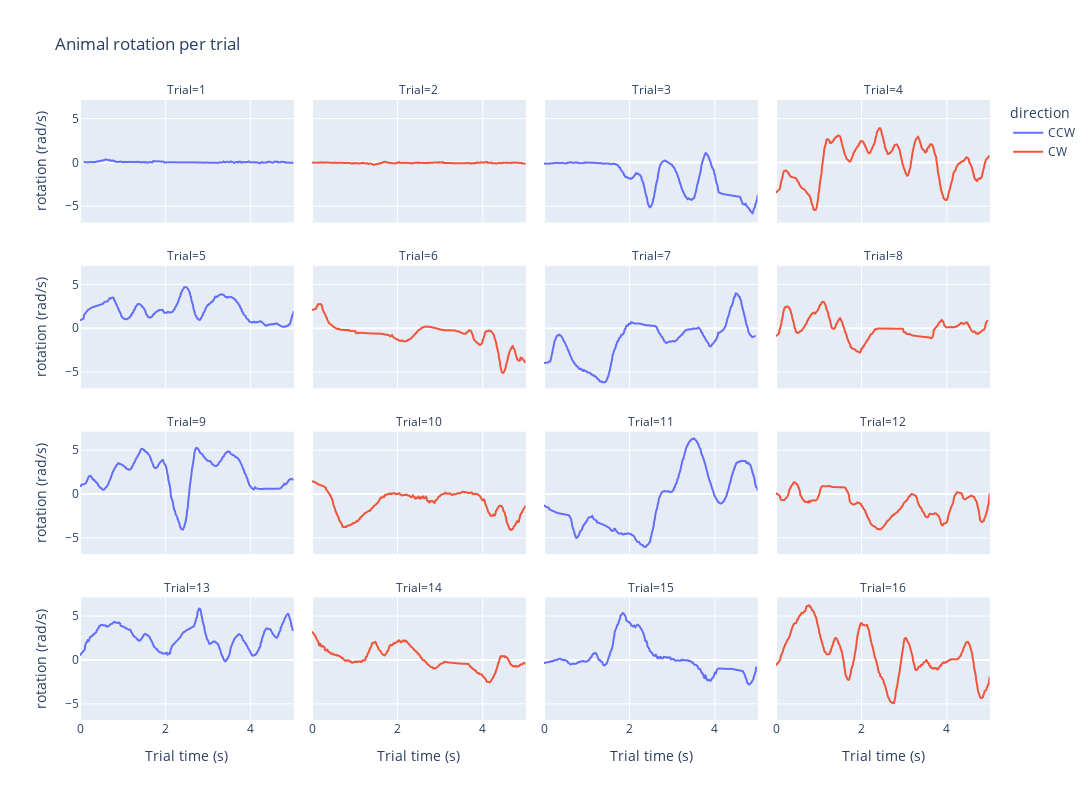

Here is the notebook cell this chart was saved with:
### Code cell
plot_rotation_per_trial(df).show()

## Only plot specific trials
#plot_rotation_per_trial(df[df['trial_number'].isin([1,2])]).show()

### Figure 1 — Plotly figure (JSON) as saved in the notebook; plotly's stock layout.template omitted (floating-point values rounded to 4 significant figures; data arrays with more than 128 entries replaced by an {"elided": "..."} marker saying what was removed)
{"data": [{"hovertemplate": "direction=CCW<br>Trial=1<br>Trial time (s)=%{x}<br>rotation (rad/s)=%{y}<extra></extra>", "legendgroup": "CCW", "line": {"color": "#636efa", "dash": "solid"}, "marker": {"symbol": "circle"}, "mode": "lines", "name": "CCW", "showlegend": true, "type": "scattergl", "x": {"elided": "260 float values"}, "xaxis": "x13", "y": {"elided": "260 float values"}, "yaxis": "y13"}, {"hovertemplate": "direction=CCW<br>Trial=3<br>Trial time (s)=%{x}<br>rotation (rad/s)=%{y}<extra></extra>", "legendgroup": "CCW", "line": {"color": "#636efa", "dash": "solid"}, "marker": {"symbol": "circle"}, "mode": "lines", "name": "CCW", "showlegend": false, "type": "scattergl", "x": {"elided": "272 float values"}, "xaxis": "x15", "y": {"elided": "272 float values"}, "yaxis": "y15"}, {"hovertemplate": "direction=CCW<br>Trial=5<br>Trial time (s)=%{x}<br>rotation (rad/s)=%{y}<extra></extra>", "legendgroup": "CCW", "line": {"color": "#636efa", "dash": "solid"}, "marker": {"symbol": "circle"}, "mode": "lines", "name": "CCW", "showlegend": false, "type": "scattergl", "x": {"elided": "272 float values"}, "xaxis": "x9", "y": {"elided": "272 float values"}, "yaxis": "y9"}, {"hovertemplate": "direction=CCW<br>Trial=7<br>Trial time (s)=%{x}<br>rotation (rad/s)=%{y}<extra></extra>", "legendgroup": "CCW", "line": {"color": "#636efa", "dash": "solid"}, "marker": {"symbol": "circle"}, "mode": "lines", "name": "CCW", "showlegend": false, "type": "scattergl", "x": {"elided": "261 float values"}, "xaxis": "x11", "y": {"elided": "261 float values"}, "yaxis": "y11"}, {"hovertemplate": "direction=CCW<br>Trial=9<br>Trial time (s)=%{x}<br>rotation (rad/s)=%{y}<extra></extra>", "legendgroup": "CCW", "line": {"color": "#636efa", "dash": "solid"}, "marker": {"symbol": "circle"}, "mode": "lines", "name": "CCW", "showlegend": false, "type": "scattergl", "x": {"elided": "268 float values"}, "xaxis": "x5", "y": {"elided": "268 float values"}, "yaxis": "y5"}, {"hovertemplate": "direction=CCW<br>Trial=11<br>Trial time (s)=%{x}<br>rotation (rad/s)=%{y}<extra></extra>", "legendgroup": "CCW", "line": {"color": "#636efa", "dash": "solid"}, "marker": {"symbol": "circle"}, "mode": "lines", "name": "CCW", "showlegend": false, "type": "scattergl", "x": {"elided": "257 float values"}, "xaxis": "x7", "y": {"elided": "257 float values"}, "yaxis": "y7"}, {"hovertemplate": "direction=CCW<br>Trial=13<br>Trial time (s)=%{x}<br>rotation (rad/s)=%{y}<extra></extra>", "legendgroup": "CCW", "line": {"color": "#636efa", "dash": "solid"}, "marker": {"symbol": "circle"}, "mode": "lines", "name": "CCW", "showlegend": false, "type": "scattergl", "x": {"elided": "265 float values"}, "xaxis": "x", "y": {"elided": "265 float values"}, "yaxis": "y"}, {"hovertemplate": "direction=CCW<br>Trial=15<br>Trial time (s)=%{x}<br>rotation (rad/s)=%{y}<extra></extra>", "legendgroup": "CCW", "line": {"color": "#636efa", "dash": "solid"}, "marker": {"symbol": "circle"}, "mode": "lines", "name": "CCW", "showlegend": false, "type": "scattergl", "x": {"elided": "265 float values"}, "xaxis": "x3", "y": {"elided": "265 float values"}, "yaxis": "y3"}, {"hovertemplate": "direction=CW<br>Trial=2<br>Trial time (s)=%{x}<br>rotation (rad/s)=%{y}<extra></extra>", "legendgroup": "CW", "line": {"color": "#EF553B", "dash": "solid"}, "marker": {"symbol": "circle"}, "mode": "lines", "name": "CW", "showlegend": true, "type": "scattergl", "x": {"elided": "264 float values"}, "xaxis": "x14", "y": {"elided": "264 float values"}, "yaxis": "y14"}, {"hovertemplate": "direction=CW<br>Trial=4<br>Trial time (s)=%{x}<br>rotation (rad/s)=%{y}<extra></extra>", "legendgroup": "CW", "line": {"color": "#EF553B", "dash": "solid"}, "marker": {"symbol": "circle"}, "mode": "lines", "name": "CW", "showlegend": false, "type": "scattergl", "x": {"elided": "289 float values"}, "xaxis": "x16", "y": {"elided": "289 float values"}, "yaxis": "y16"}, {"hovertemplate": "direction=CW<br>Trial=6<br>Trial time (s)=%{x}<br>rotation (rad/s)=%{y}<extra></extra>", "legendgroup": "CW", "line": {"color": "#EF553B", "dash": "solid"}, "marker": {"symbol": "circle"}, "mode": "lines", "name": "CW", "showlegend": false, "type": "scattergl", "x": {"elided": "262 float values"}, "xaxis": "x10", "y": {"elided": "262 float values"}, "yaxis": "y10"}, {"hovertemplate": "direction=CW<br>Trial=8<br>Trial time (s)=%{x}<br>rotation (rad/s)=%{y}<extra></extra>", "legendgroup": "CW", "line": {"color": "#EF553B", "dash": "solid"}, "marker": {"symbol": "circle"}, "mode": "lines", "name": "CW", "showlegend": false, "type": "scattergl", "x": {"elided": "270 float values"}, "xaxis": "x12", "y": {"elided": "270 float values"}, "yaxis": "y12"}, {"hovertemplate": "direction=CW<br>Trial=10<br>Trial time (s)=%{x}<br>rotation (rad/s)=%{y}<extra></extra>", "legendgroup": "CW", "line": {"color": "#EF553B", "dash": "solid"}, "marker": {"symbol": "circle"}, "mode": "lines", "name": "CW", "showlegend": false, "type": "scattergl", "x": {"elided": "291 float values"}, "xaxis": "x6", "y": {"elided": "291 float values"}, "yaxis": "y6"}, {"hovertemplate": "direction=CW<br>Trial=12<br>Trial time (s)=%{x}<br>rotation (rad/s)=%{y}<extra></extra>", "legendgroup": "CW", "line": {"color": "#EF553B", "dash": "solid"}, "marker": {"symbol": "circle"}, "mode": "lines", "name": "CW", "showlegend": false, "type": "scattergl", "x": {"elided": "264 float values"}, "xaxis": "x8", "y": {"elided": "264 float values"}, "yaxis": "y8"}, {"hovertemplate": "direction=CW<br>Trial=14<br>Trial time (s)=%{x}<br>rotation (rad/s)=%{y}<extra></extra>", "legendgroup": "CW", "line": {"color": "#EF553B", "dash": "solid"}, "marker": {"symbol": "circle"}, "mode": "lines", "name": "CW", "showlegend": false, "type": "scattergl", "x": {"elided": "264 float values"}, "xaxis": "x2", "y": {"elided": "264 float values"}, "yaxis": "y2"}, {"hovertemplate": "direction=CW<br>Trial=16<br>Trial time (s)=%{x}<br>rotation (rad/s)=%{y}<extra></extra>", "legendgroup": "CW", "line": {"color": "#EF553B", "dash": "solid"}, "marker": {"symbol": "circle"}, "mode": "lines", "name": "CW", "showlegend": false, "type": "scattergl", "x": {"elided": "297 float values"}, "xaxis": "x4", "y": {"elided": "297 float values"}, "yaxis": "y4"}], "layout": {"annotations": [{"font": {}, "showarrow": false, "text": "Trial=13", "x": 0.1175, "xanchor": "center", "xref": "paper", "y": 0.1975, "yanchor": "bottom", "yref": "paper"}, {"font": {}, "showarrow": false, "text": "Trial=14", "x": 0.3725, "xanchor": "center", "xref": "paper", "y": 0.1975, "yanchor": "bottom", "yref": "paper"}, {"font": {}, "showarrow": false, "text": "Trial=15", "x": 0.6275, "xanchor": "center", "xref": "paper", "y": 0.1975, "yanchor": "bottom", "yref": "paper"}, {"font": {}, "showarrow": false, "text": "Trial=16", "x": 0.8825, "xanchor": "center", "xref": "paper", "y": 0.1975, "yanchor": "bottom", "yref": "paper"}, {"font": {}, "showarrow": false, "text": "Trial=9", "x": 0.1175, "xanchor": "center", "xref": "paper", "y": 0.465, "yanchor": "bottom", "yref": "paper"}, {"font": {}, "showarrow": false, "text": "Trial=10", "x": 0.3725, "xanchor": "center", "xref": "paper", "y": 0.465, "yanchor": "bottom", "yref": "paper"}, {"font": {}, "showarrow": false, "text": "Trial=11", "x": 0.6275, "xanchor": "center", "xref": "paper", "y": 0.465, "yanchor": "bottom", "yref": "paper"}, {"font": {}, "showarrow": false, "text": "Trial=12", "x": 0.8825, "xanchor": "center", "xref": "paper", "y": 0.465, "yanchor": "bottom", "yref": "paper"}, {"font": {}, "showarrow": false, "text": "Trial=5", "x": 0.1175, "xanchor": "center", "xref": "paper", "y": 0.7325, "yanchor": "bottom", "yref": "paper"}, {"font": {}, "showarrow": false, "text": "Trial=6", "x": 0.3725, "xanchor": "center", "xref": "paper", "y": 0.7325, "yanchor": "bottom", "yref": "paper"}, {"font": {}, "showarrow": false, "text": "Trial=7", "x": 0.6275, "xanchor": "center", "xref": "paper", "y": 0.7325, "yanchor": "bottom", "yref": "paper"}, {"font": {}, "showarrow": false, "text": "Trial=8", "x": 0.8825, "xanchor": "center", "xref": "paper", "y": 0.7325, "yanchor": "bottom", "yref": "paper"}, {"font": {}, "showarrow": false, "text": "Trial=1", "x": 0.1175, "xanchor": "center", "xref": "paper", "y": 1, "yanchor": "bottom", "yref": "paper"}, {"font": {}, "showarrow": false, "text": "Trial=2", "x": 0.3725, "xanchor": "center", "xref": "paper", "y": 1, "yanchor": "bottom", "yref": "paper"}, {"font": {}, "showarrow": false, "text": "Trial=3", "x": 0.6275, "xanchor": "center", "xref": "paper", "y": 1, "yanchor": "bottom", "yref": "paper"}, {"font": {}, "showarrow": false, "text": "Trial=4", "x": 0.8825, "xanchor": "center", "xref": "paper", "y": 1, "yanchor": "bottom", "yref": "paper"}], "height": 800, "legend": {"title": {"text": "direction"}, "tracegroupgap": 0}, "title": {"text": "Animal rotation per trial"}, "width": 1200, "xaxis": {"anchor": "y", "domain": [0, 0.235], "title": {"text": "Trial time (s)"}}, "xaxis10": {"anchor": "y10", "domain": [0.255, 0.49], "matches": "x", "showticklabels": false}, "xaxis11": {"anchor": "y11", "domain": [0.51, 0.745], "matches": "x", "showticklabels": false}, "xaxis12": {"anchor": "y12", "domain": [0.765, 1.0], "matches": "x", "showticklabels": false}, "xaxis13": {"anchor": "y13", "domain": [0, 0.235], "matches": "x", "showticklabels": false}, "xaxis14": {"anchor": "y14", "domain": [0.255, 0.49], "matches": "x", "showticklabels": false}, "xaxis15": {"anchor": "y15", "domain": [0.51, 0.745], "matches": "x", "showticklabels": false}, "xaxis16": {"anchor": "y16", "domain": [0.765, 1.0], "matches": "x", "showticklabels": false}, "xaxis2": {"anchor": "y2", "domain": [0.255, 0.49], "matches": "x", "title": {"text": "Trial time (s)"}}, "xaxis3": {"anchor": "y3", "domain": [0.51, 0.745], "matches": "x", "title": {"text": "Trial time (s)"}}, "xaxis4": {"anchor": "y4", "domain": [0.765, 1.0], "matches": "x", "title": {"text": "Trial time (s)"}}, "xaxis5": {"anchor": "y5", "domain": [0, 0.235], "matches": "x", "showticklabels": false}, "xaxis6": {"anchor": "y6", "domain": [0.255, 0.49], "matches": "x", "showticklabels": false}, "xaxis7": {"anchor": "y7", "domain": [0.51, 0.745], "matches": "x", "showticklabels": false}, "xaxis8": {"anchor": "y8", "domain": [0.765, 1.0], "matches": "x", "showticklabels": false}, "xaxis9": {"anchor": "y9", "domain": [0, 0.235], "matches": "x", "showticklabels": false}, "yaxis": {"anchor": "x", "domain": [0, 0.1975], "title": {"text": "rotation (rad/s)"}}, "yaxis10": {"anchor": "x10", "domain": [0.535, 0.7325], "matches": "y", "showticklabels": false}, "yaxis11": {"anchor": "x11", "domain": [0.535, 0.7325], "matches": "y", "showticklabels": false}, "yaxis12": {"anchor": "x12", "domain": [0.535, 0.7325], "matches": "y", "showticklabels": false}, "yaxis13": {"anchor": "x13", "domain": [0.8025, 1], "matches": "y", "title": {"text": "rotation (rad/s)"}}, "yaxis14": {"anchor": "x14", "domain": [0.8025, 1], "matches": "y", "showticklabels": false}, "yaxis15": {"anchor": "x15", "domain": [0.8025, 1], "matches": "y", "showticklabels": false}, "yaxis16": {"anchor": "x16", "domain": [0.8025, 1], "matches": "y", "showticklabels": false}, "yaxis2": {"anchor": "x2", "domain": [0, 0.1975], "matches": "y", "showticklabels": false}, "yaxis3": {"anchor": "x3", "domain": [0, 0.1975], "matches": "y", "showticklabels": false}, "yaxis4": {"anchor": "x4", "domain": [0, 0.1975], "matches": "y", "showticklabels": false}, "yaxis5": {"anchor": "x5", "domain": [0.2675, 0.465], "matches": "y", "title": {"text": "rotation (rad/s)"}}, "yaxis6": {"anchor": "x6", "domain": [0.2675, 0.465], "matches": "y", "showticklabels": false}, "yaxis7": {"anchor": "x7", "domain": [0.2675, 0.465], "matches": "y", "showticklabels": false}, "yaxis8": {"anchor": "x8", "domain": [0.2675, 0.465], "matches": "y", "showticklabels": false}, "yaxis9": {"anchor": "x9", "domain": [0.535, 0.7325], "matches": "y", "title": {"text": "rotation (rad/s)"}}}}
